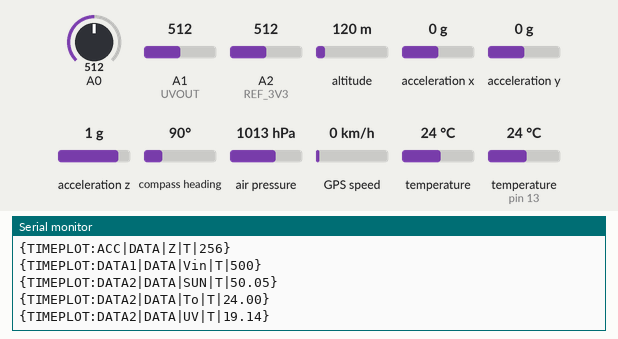
Simulated run of this sketch. Board: Arduino Uno, built with avr-gcc and run on an emulated ATmega328P. Parts: the last lines printed to the serial monitor. Wiring (inferred from the names in the program): ADXL345 accelerometer at I2C address 0x53. The inputs (shaded band) are chosen by the test bench; at power-on: A2 (REF_3V3) = 512, A0 = 512, A1 (UVOUT) = 512, altitude 120 m, acceleration x 0 g, acceleration y 0 g, acceleration z 1 g, compass heading 90°, air pressure 1013 hPa, GPS speed 0 km/h, temperature 24 °C, temperature (sensor on pin 13) 24 °C. The GPS gets a fix after 3 s at 37.7749, -122.4194 with 8 satellites.

Above: at 11.6 s.
11.7 s: A2 (REF_3V3) set to 15
At 12.8 s:
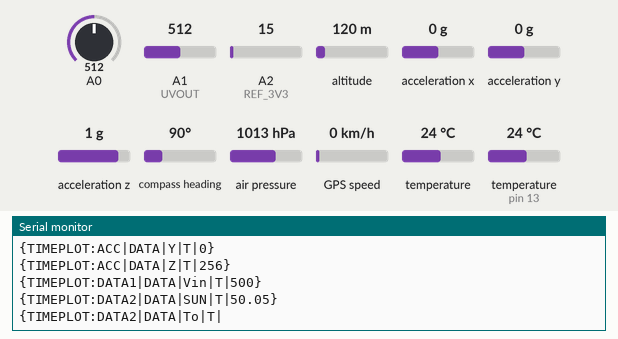
17.2 s: A2 (REF_3V3) set to 12
At 18.34 s:
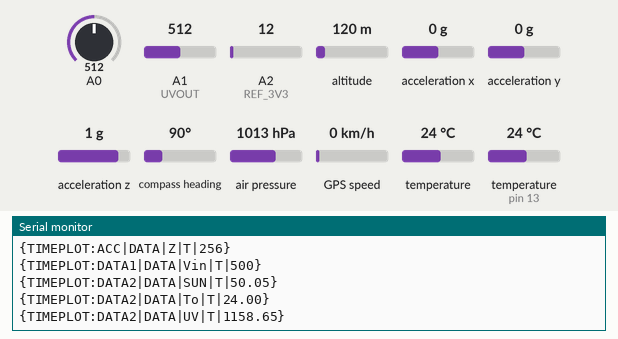
28.1 s: A0 set to 114
At 29.7 s:
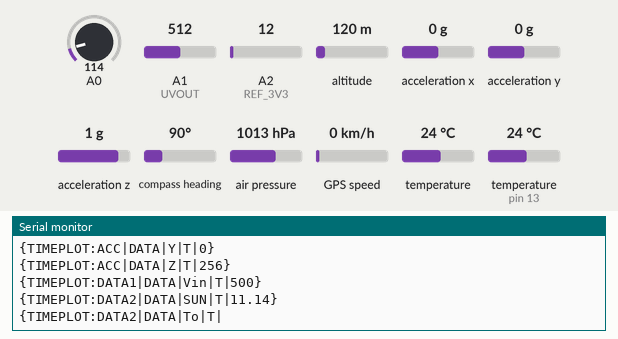
33.6 s: A0 set to 98
At 34.7 s:
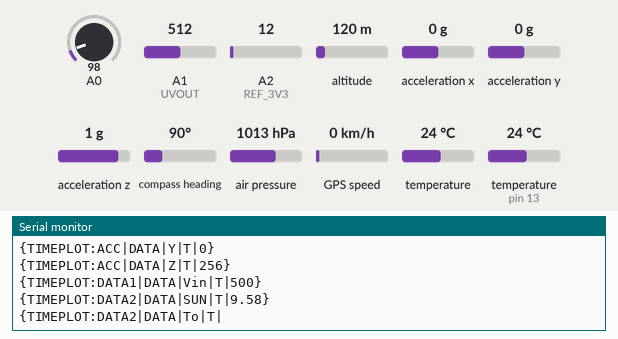
Timing chart, 0 to 36.1 s (numbered marks = the images above; inputs shaded):
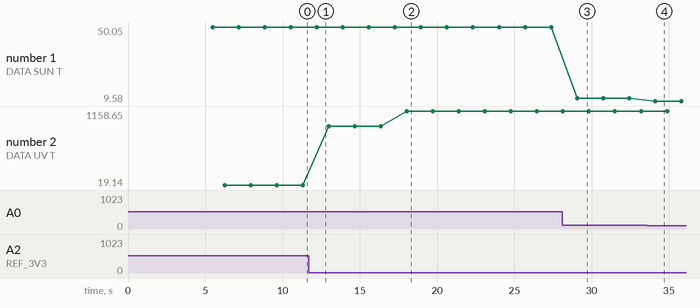

The sketch:

CPU2_20012015_v5.ino
```cpp
#include <TinyGPS++.h>
#include <SoftwareSerial.h>
#include <SFE_BMP180.h>
#include <Wire.h>
#include <OneWire.h>
#include <DallasTemperature.h>
/*
********Projet Otachi-Arduino par Nanikana-Aerospace*********
Sonde stratosphérique avec Arduino Uno R3  + Ublox 6 + Gy80 +ML8511 +Solar Pannel +DS18B20
Code basé sur des sketchs sous licence Open Source. TinyGPS++ library by Mikal Hart
ML8511 UV Sensor Read Example By: Nathan Seidle
Assemblage et programmation par Josianne Gilbert et JF Nadeau
Plus d'info sur le site web- More informations on web site.
         www.nanikana-aerospace.org
***  Otachi Flight COMP Prog. v.20012015-E  ***
 For informations : info@nanikana-aerospace.org

 ML8511
 3.3V = 3.3V
 OUT = A1
 GND = GND
 EN = 3.3V
 3.3V = A2

 Ublox6 GPS
 RX = D12
 TX = D11

 BMP180/ADXL345
 A4
 A5

 Solar Pannel
 A0

 OpenLog/Radio TX
 D1 (TX)

 Dallas DS18b20.
 D13 (One Wire)

*/
#define DEVICE (0x53)    //ADXL345 device address
#define TO_READ (6)        //num of bytes we are going to read each time (two bytes for each axis)

byte buff[TO_READ] ;    //6 bytes buffer for saving data read from the device
char str[512];                      //string buffer to transform data before sending it to the serial port

int incomingByte = 0;   // for incoming serial data


static const int RXPin = 12, TXPin = 11;
static const uint32_t GPSBaud = 9600;

//Uno, Redboard, Pro:        A4   A5 BMP180
SFE_BMP180 pressure;

double baseline; // baseline pressure

// The TinyGPS++ object
TinyGPSPlus gps;

// The serial connection to the GPS device
SoftwareSerial ss(RXPin, TXPin);

unsigned long time; // variable pour definir le running time du prog.
#define ALTITUDE 307.0 // Altitude of NKA HQ in Valdor in meters

#define ONE_WIRE_BUS 13 // Setup a oneWire instance to communicate with any OneWire devices
// (not just Maxim/Dallas temperature ICs)
OneWire oneWire(ONE_WIRE_BUS);
// Pass our oneWire reference to Dallas Temperature.
DallasTemperature sensors(&oneWire);
// arrays to hold device address
//DeviceAddress insideThermometer;

//ML8511 pin definitions
int UVOUT = A1; //Output from the sensor
int REF_3V3 = A2; //3.3V power on the Arduino board

long readVcc() {
  long result;
  // Read 1.1V reference against AVcc
  ADMUX = _BV(REFS0) | _BV(MUX3) | _BV(MUX2) | _BV(MUX1);
  delay(2); // Wait for Vref to settle
  ADCSRA |= _BV(ADSC); // Convert
  while (bit_is_set(ADCSRA,ADSC));
  result = ADCL;
  result |= ADCH<<8;
  result = 1126400L / result; // Back-calculate AVcc in mV
  return result/10;
 }


void setup()
{

  Wire.begin();        // join i2c bus (address optional for master)

  Serial.begin(9600);
  ss.begin(GPSBaud);
  Serial.println("");
  Serial.println("Otachi Flight COMP Prog. v.20012015-E (v5)");
  Serial.println("Nanikana-Aerospace 2015");
  Serial.println("Booting.....");


  pinMode(UVOUT, INPUT);
  pinMode(REF_3V3, INPUT);
  Serial.println("ML8511 : Ready");
   //Turning on the ADXL345
  writeTo(DEVICE, 0x2D, 0);
  writeTo(DEVICE, 0x2D, 16);
  writeTo(DEVICE, 0x2D, 8);
  smartDelay(5000);
// Get the baseline pressure:
  if (pressure.begin())
    Serial.println("BMP180 : Ready");
  else
  {
    // Oops, something went wrong, this is usually a connection problem,
    // see the comments at the top of this sketch for the proper connections.

    Serial.println("BMP180 : init fail");
    //while(1); // Pause forever.
  }

  Serial.println();

  Serial.println();

// Start up the library
  sensors.begin();

}

void loop()
{
  static const double LONDON_LAT = 51.508131, LONDON_LON = -0.128002;
  char status;
  double T,P,p0,a;

  Serial.print("");
  time = millis(); //prints time since program started
  time = time /60000;
  Serial.print ("RUNTIME: ");
  Serial.println(time); //Serial.print ("");
  Serial.print ("{TIMEPLOT:DATA2|DATA|FIX|T|");
  printInt(gps.satellites.value(), gps.satellites.isValid(), 5); Serial.println ("}");

  Serial.print ("{MAP|SET|NKA01|");

  printFloat(gps.location.lat(), gps.location.isValid(), 11, 6); Serial.print ("|");
  printFloat(gps.location.lng(), gps.location.isValid(), 12, 6); Serial.println ("}");
  //printDateTime(gps.date, gps.time); Serial.print (" , ");

  Serial.print ("{TIMEPLOT:DATA1|DATA|ALTG|T|");
  printFloat(gps.altitude.meters(), gps.altitude.isValid(), 7, 2); Serial.println ("}");

  Serial.print ("{TIMEPLOT:DATA2|DATA|KMH|T|");
  printFloat(gps.speed.kmph(), gps.speed.isValid(), 6, 2); Serial.println ("}");

  Serial.print ("GPS CARD: ");
  printStr(gps.course.isValid() ? TinyGPSPlus::cardinal(gps.course.value()) : "*** ", 6); Serial.println ("");
// You must first get a temperature measurement to perform a pressure reading.

  // Start a temperature measurement:
  // If request is successful, the number of ms to wait is returned.
  // If request is unsuccessful, 0 is returned.

  status = pressure.startTemperature();
  if (status != 0)
  {
    // Wait for the measurement to complete:
    delay(status);

    // Retrieve the completed temperature measurement:
    // Note that the measurement is stored in the variable T.
    // Function returns 1 if successful, 0 if failure.

    status = pressure.getTemperature(T);
    if (status != 0)
    {
      // Print out the measurement:
      Serial.print("{TIMEPLOT:DATA2|DATA|TEMP|T|");
      Serial.print(T,2);
      Serial.println("}");
      //Serial.print((9.0/5.0)*T+32.0,2);
      //Serial.println(" deg F");

      // Start a pressure measurement:
      // The parameter is the oversampling setting, from 0 to 3 (highest res, longest wait).
      // If request is successful, the number of ms to wait is returned.
      // If request is unsuccessful, 0 is returned.

      status = pressure.startPressure(3);
      if (status != 0)
      {
        // Wait for the measurement to complete:
        delay(status);

        // Retrieve the completed pressure measurement:
        // Note that the measurement is stored in the variable P.
        // Note also that the function requires the previous temperature measurement (T).
        // (If temperature is stable, you can do one temperature measurement for a number of pressure measurements.)
        // Function returns 1 if successful, 0 if failure.

        status = pressure.getPressure(P,T);
        if (status != 0)
        {
          // Print out the measurement:
          Serial.print("{TIMEPLOT:DATA1|DATA|PRESS|T|");
          Serial.print(P,2);
          Serial.println("}");
         // Serial.print(P*0.0295333727,2);
         // Serial.println(" inHg");

          // The pressure sensor returns abolute pressure, which varies with altitude.
          // To remove the effects of altitude, use the sealevel function and your current altitude.
          // This number is commonly used in weather reports.
          // Parameters: P = absolute pressure in mb, ALTITUDE = current altitude in m.
          // Result: p0 = sea-level compensated pressure in mb

          p0 = pressure.sealevel(P,ALTITUDE); // we're at 1655 meters (Boulder, CO)
          //Serial.print("rel.pressure: ");
          //Serial.print(p0,2);
          //Serial.print(" mb, ");
          //Serial.print(p0*0.0295333727,2);
          //Serial.println(" inHg");

          // On the other hand, if you want to determine your altitude from the pressure reading,
          // use the altitude function along with a baseline pressure (sea-level or other).
          // Parameters: P = absolute pressure in mb, p0 = baseline pressure in mb.
          // Result: a = altitude in m.

          a = pressure.altitude(P,p0);
          Serial.print("{TIMEPLOT:DATA1|DATA|ALTB|T|");
          Serial.print(a,0);
          Serial.println("}");
          //Serial.print(a*3.28084,0);
          //Serial.println(" feet");
        }
        else Serial.println("error retrieving pressure measurement\n");
      }
      else Serial.println("error starting pressure measurement\n");
    }
    else Serial.println("error retrieving temperature measurement\n");
  }
  else Serial.println("error starting temperature measurement\n");


  int regAddress = 0x32;    //first axis-acceleration-data register on the ADXL345
  int x, y, z;

  readFrom(DEVICE, regAddress, TO_READ, buff); //read the acceleration data from the ADXL345

   //each axis reading comes in 10 bit resolution, ie 2 bytes.  Least Significat Byte first!!
   //thus we are converting both bytes in to one int
  x = (((int)buff[1]) << 8) | buff[0];
  y = (((int)buff[3])<< 8) | buff[2];
  z = (((int)buff[5]) << 8) | buff[4];
   //we send the x y z values as a string to the serial port
  //sprintf(str, "%d %d %d", x, y, z);
  //Serial.print(str);
  Serial.print ("{TIMEPLOT:ACC|DATA|X|T|");
  Serial.print (x); Serial.println("}");
  Serial.print("{TIMEPLOT:ACC|DATA|Y|T|");
  Serial.print (y); Serial.println("}");
  Serial.print("{TIMEPLOT:ACC|DATA|Z|T|");
  Serial.print (z); Serial.println("}");

  Serial.print("{TIMEPLOT:DATA1|DATA|Vin|T|");
  Serial.print( readVcc(), DEC ); Serial.print("}");
  Serial.write(10);

  int sensorValue = analogRead(A0);
  // Convert the analog reading (which goes from 0 - 1023) to a % of sunlight (base on 5v max solar panel:
  float voltage = sensorValue * (100 / 1023.0);
  // print out the value you read:
  Serial.print("{TIMEPLOT:DATA2|DATA|SUN|T|");
  Serial.print(voltage); Serial.println("}");

  Serial.print("{TIMEPLOT:DATA2|DATA|To|T|");
  sensors.requestTemperatures(); // Send the command to get temperatures
  Serial.print(sensors.getTempCByIndex(0));
  Serial.println("}");

  int uvLevel = averageAnalogRead(UVOUT);
  int refLevel = averageAnalogRead(REF_3V3);

  //Use the 3.3V power pin as a reference to get a very accurate output value from sensor
  float outputVoltage = 3.3 / refLevel * uvLevel;

  float uvIntensity = mapfloat(outputVoltage, 0.99, 2.8, 0.0, 15.0); //Convert the voltage to a UV intensity level

  //Serial.print("output: ");
  //Serial.print(refLevel);

  //Serial.print("ML8511 output: ");
  //Serial.print(uvLevel);

  //Serial.print(" / ML8511 voltage: ");
  //Serial.print(outputVoltage);

  //Serial.print("UV (mW/cm^2): ");
  Serial.print("{TIMEPLOT:DATA2|DATA|UV|T|");
  Serial.print(uvIntensity); Serial.println("}");


Serial.println("");
  smartDelay(500);

  if (millis() > 5000 && gps.charsProcessed() < 10)
    Serial.println(F("No GPS data received"));
}

// This custom version of delay() ensures that the gps object
// is being "fed".
static void smartDelay(unsigned long ms)
{
  unsigned long start = millis();
  do
  {
    while (ss.available())
      gps.encode(ss.read());
  } while (millis() - start < ms);
}

static void printFloat(float val, bool valid, int len, int prec)
{
  if (!valid)
  {
    while (len-- > 1)
      Serial.print('*');
    Serial.print(' ');
  }
  else
  {
    Serial.print(val, prec);
    int vi = abs((int)val);
    int flen = prec + (val < 0.0 ? 2 : 1); // . and -
    flen += vi >= 1000 ? 4 : vi >= 100 ? 3 : vi >= 10 ? 2 : 1;
    for (int i=flen; i<len; ++i)
      Serial.print(' ');
  }
  smartDelay(0);
}

static void printInt(unsigned long val, bool valid, int len)
{
  char sz[32] = "*****************";
  if (valid)
    sprintf(sz, "%ld", val);
  sz[len] = 0;
  for (int i=strlen(sz); i<len; ++i)
    sz[i] = ' ';
  if (len > 0)
    sz[len-1] = ' ';
  Serial.print(sz);
  smartDelay(0);
}


static void printDateTime(TinyGPSDate &d, TinyGPSTime &t)
{
  if (!d.isValid())
  {
    Serial.print(F("********** "));
  }
  else
  {
    char sz[32];
    sprintf(sz, "%02d/%02d/%02d ", d.month(), d.day(), d.year());
    Serial.print(sz);
  }

  if (!t.isValid())
  {
    Serial.print(F("******** "));
  }
  else
  {
    char sz[32];
    sprintf(sz, "%02d:%02d:%02d ", t.hour(), t.minute(), t.second());
    Serial.print(sz);
  }

  printInt(d.age(), d.isValid(), 5);
  smartDelay(0);
}

static void printStr(const char *str, int len)
{
  int slen = strlen(str);
  for (int i=0; i<len; ++i)
    Serial.print(i<slen ? str[i] : ' ');
  smartDelay(0);
}
//---------------- Functions
//Writes val to address register on device
void writeTo(int device, byte address, byte val) {
   Wire.beginTransmission(device); //start transmission to device
   Wire.write(address);        // send register address
   Wire.write(val);        // send value to write
   Wire.endTransmission(); //end transmission
}

//reads num bytes starting from address register on device in to buff array
void readFrom(int device, byte address, int num, byte buff[]) {
  Wire.beginTransmission(device); //start transmission to device
  Wire.write(address);        //sends address to read from
  Wire.endTransmission(); //end transmission

  Wire.beginTransmission(device); //start transmission to device
  Wire.requestFrom(device, num);    // request 6 bytes from device

  int i = 0;
  while(Wire.available())    //device may send less than requested (abnormal)
  {
    buff[i] = Wire.read(); // receive a byte
    i++;
  }
  Wire.endTransmission(); //end transmission
}
//Takes an average of readings on a given pin
//Returns the average
int averageAnalogRead(int pinToRead)
{
  byte numberOfReadings = 8;
  unsigned int runningValue = 0;

  for(int x = 0 ; x < numberOfReadings ; x++)
    runningValue += analogRead(pinToRead);
  runningValue /= numberOfReadings;

  return(runningValue);
}

//The Arduino Map function but for floats
//From: http://forum.arduino.cc/index.php?topic=3922.0
float mapfloat(float x, float in_min, float in_max, float out_min, float out_max)
{
  return (x - in_min) * (out_max - out_min) / (in_max - in_min) + out_min;
}
void printAddress(DeviceAddress deviceAddress)
{
  for (uint8_t i = 0; i < 8; i++)
  {
    if (deviceAddress[i] < 16) Serial.print("0");
    Serial.print(deviceAddress[i], HEX);
  }
}
```

Measured:
- the behaviour switches between 14 and 13 on A2 (REF_3V3) (found by bisection; images 1 and 2)
- after the input at 17.2 s, the serial monitor: prints a new line after 0.84 s (image 2)
- after the input at 28.1 s, the serial monitor: prints a new line after 0.95 s (image 3)
- after the input at 33.6 s, the serial monitor: prints a new line after 0.50 s (image 4)
- plotted number 1: 50.05 → 11.14 after the input at 28.1 s, 11.14 → 9.58 after the input at 33.6 s
- plotted number 2: 19.14 → 925.28 after the input at 11.7 s, 925.28 → 1158.65 after the input at 17.2 s
